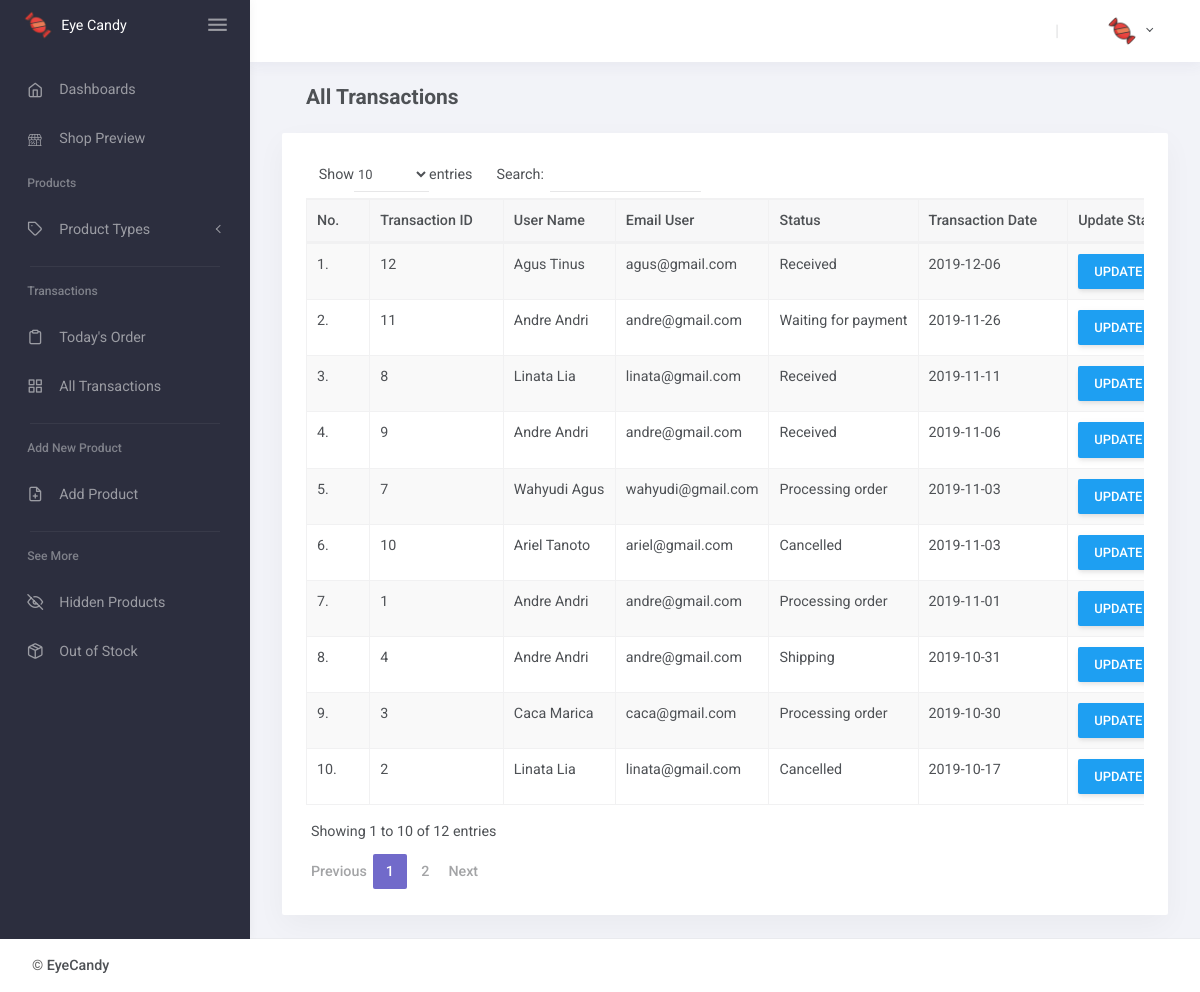
Before: /index.php/AdminHome/AllTrasactionsView with the older database file.
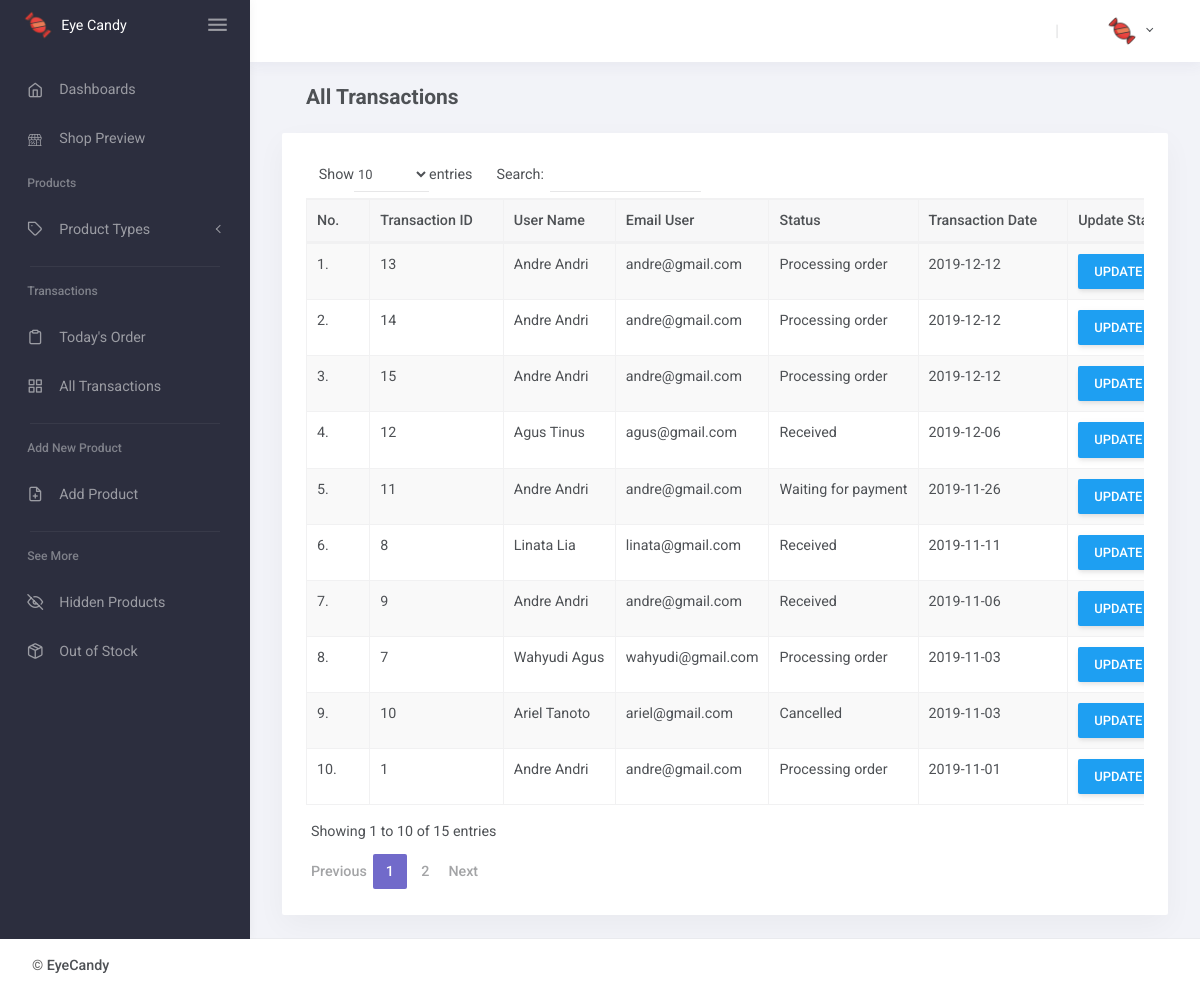
After: the same page with the newer database file.
### tables this page shows
CREATE TABLE `transaction_detail` (
  `id_trans` int(11) NOT NULL,
  `email_user` varchar(50) NOT NULL,
  `stats` varchar(10) NOT NULL,
  `trans_date` date NOT NULL,
  `shipping_fee` int(11) NOT NULL
);

CREATE TABLE `ms_users` (
  `email_user` varchar(100) NOT NULL,
  `pass` varchar(50) NOT NULL,
  `name` varchar(100) NOT NULL,
  `address` text NOT NULL,
  `salt` varchar(10) NOT NULL,
  `priv` int(2) NOT NULL,
  `prof_pic` varchar(100) NOT NULL
);

CREATE TABLE `status` (
  `id_status` int(3) NOT NULL,
  `status_desc` varchar(20) DEFAULT NULL
);

### application/controllers/AdminHome.php (called while the page is built, shortened)
<?php
class AdminHome extends CI_Controller{
	public function __construct(){
        $this->load->model('AdminHome_model');
	}
    public function AllTrasactionsView()
	{
        $data['data'] = $this->AdminHome_model->ShowDataMonthly();
		$data['style'] = $this->load->view('include/StyleAdmin', NULL, TRUE);
        $data['script'] = $this->load->view('include/ScriptAdmin', NULL, TRUE);
        $data['header']= $this->load->view('include/HeaderAdmin',NULL,TRUE);
        $data['datatabel'] = $this->load->view('include/Tabel', $data, TRUE);
        $data['footer']= $this->load->view('include/FooterAdmin',NULL,TRUE);
		$this->load->view('pages/AllTransactions.php',$data);
    }
}

### index.php (called while the page is built, shortened)
<?php
require_once BASEPATH.'core/CodeIgniter.php';

### application/models/AdminHome_model.php (called while the page is built, shortened)
<?php
class AdminHome_model extends CI_Model{
	public function ShowDataMonthly()
	{
		$query = $this->db->query("SELECT transaction_detail.id_trans as id, ms_users.name as name, transaction_detail.email_user as email, status.status_desc as status, status.id_status, transaction_detail.trans_date as date
									FROM transaction_detail
									JOIN ms_users on transaction_detail.email_user = ms_users.email_user
									JOIN status on status.id_status = transaction_detail.stats
									JOIN transactions on transactions.id_trans = transaction_detail.id_trans
									GROUP BY transaction_detail.id_trans
									ORDER BY transaction_detail.trans_date DESC");
		return $query->result_array();
	}
}
?>

### application/views/include/Tabel.php (the view, shortened to what this page needs)
<div class="container card mb-4 p-4">
	<div class="table-responsive" style="overflow-x: none;">
		<table id="datatables" class="table table-striped table-bordered" cellspacing="0" width="100%">
			<thead class="thead-light">
				<tr>
					<th>No.</th>
					<th>Transaction ID</th>
					<th>User Name</th>
					<th>Email User</th>
					<th>Status</th>
					<th>Transaction Date</th>
					<th>Update Status</th>
				</tr>
			</thead>
			<tbody>
				<?php
					$counter = 1;
					foreach ($data as $row) {
						$id = $row['id'];
						$id_status = $row['id_status'];
						echo "<tr>";
							echo "<td>" . $counter++ . ".</td>";
							echo "<td>" . $row['id'] . "</td>";
							echo "<td>" . $row['name'] . "</td>";
							echo "<td>" . $row['email'] . "</td>";
							echo "<td>" . $row['status'] . "</td>";
							echo "<td>" . $row['date'] . "</td>";
							echo "<td>" . "<a href='" . base_url("index.php/AdminHome/FormUpdateStatus?id=$id&status=$id_status")."'
								class='btn btn-info' style='margin-right:10px;'>Update Status</a>" . "</td>";
						echo "</tr>";
					}
				?>
			</tbody>
		</table>
	</div>
</div>

Changed rows visible on the page:
no longer on this page (row unchanged): transaction_detail: id_trans "4", email_user.name "Andre Andri", email_user "andre@gmail.com", status.status_desc "Shipping", trans_date "2019-10-31"
no longer on this page (row unchanged): transaction_detail: id_trans "3", email_user.name "Caca Marica", email_user "caca@gmail.com", status.status_desc "Processing order", trans_date "2019-10-30"
no longer on this page (row unchanged): transaction_detail: id_trans "2", email_user.name "Linata Lia", email_user "linata@gmail.com", status.status_desc "Cancelled", trans_date "2019-10-17"
added transaction_detail: id_trans "13", email_user.name "Andre Andri", email_user "andre@gmail.com", status.status_desc "Processing order", trans_date "2019-12-12"
added transaction_detail: id_trans "14", email_user.name "Andre Andri", email_user "andre@gmail.com", status.status_desc "Processing order", trans_date "2019-12-12"
added transaction_detail: id_trans "15", email_user.name "Andre Andri", email_user "andre@gmail.com", status.status_desc "Processing order", trans_date "2019-12-12"
Other visible differences:
text written by a page script: "Show entries Search: Showing 1 to 10 of 12 entries Previous 1 2 Next" → "Show entries Search: Showing 1 to 10 of 15 entries Previous 1 2 Next"
